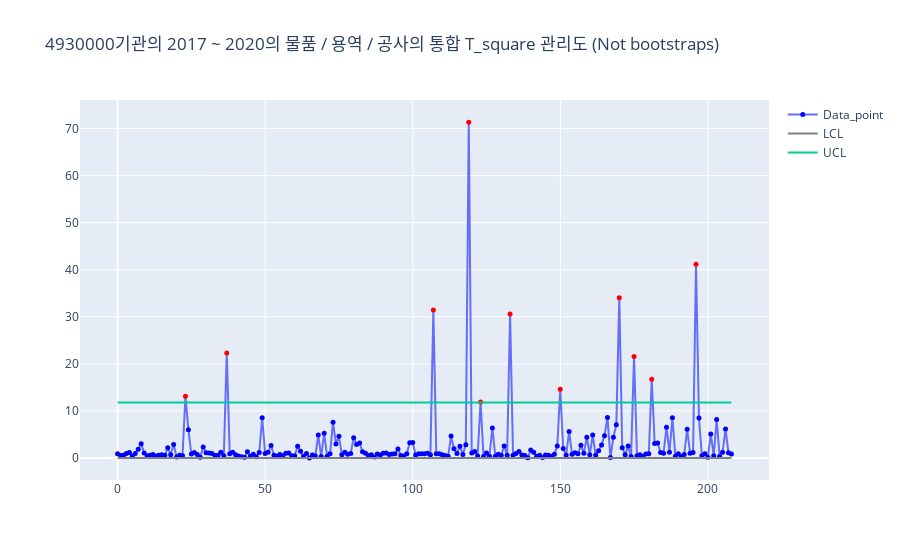

The code cell stored with this chart in its notebook:
### Code cell
a, b ,c , d= t_square_interpret('4930000',alpha=0.01)
print('cutoff =' ,a)

c
# t_square_interpret('7900038',alpha=0.01)

### Figure 1 — Plotly figure (JSON) as saved in the notebook; plotly's stock layout.template omitted (floating-point values rounded to 4 significant figures; data arrays with more than 128 entries replaced by an {"elided": "..."} marker saying what was removed)
{"data": [{"marker": {"color": {"elided": "209 str values"}, "size": 5}, "mode": "lines+markers", "name": "Data_point", "type": "scatter", "x": {"elided": "209 int values"}, "y": {"elided": "209 float values"}}, {"marker": {"color": "gray"}, "mode": "lines", "name": "LCL", "type": "scatter", "x": {"elided": "209 int values"}, "y": {"elided": "209 int values"}}, {"mode": "lines", "name": "UCL", "type": "scatter", "x": {"elided": "209 int values"}, "y": {"elided": "209 float values"}}], "layout": {"title": {"text": "4930000기관의 2017 ~ 2020의 물품 / 용역 / 공사의 통합 T_square 관리도 (Not bootstraps)"}}}
